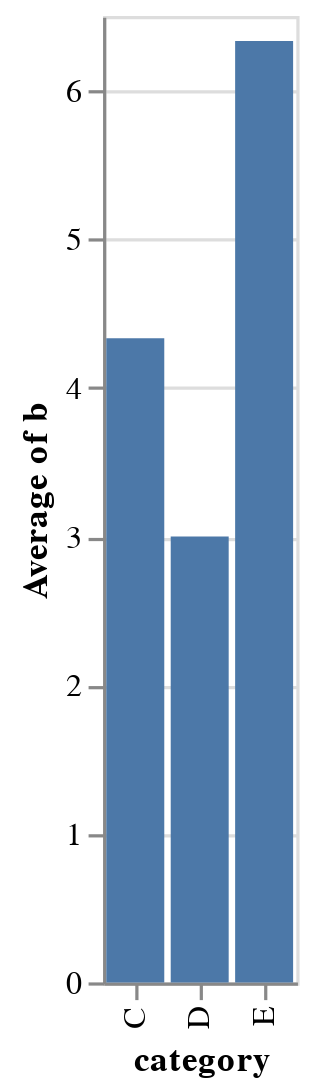

Notebook code for this chart:
### Code cell
chart = chart.mark_bar().encode(
    x=alt.X('a', title='category'),
    y='average(b)'
)
chart

### Figure 1 — Vega-Lite specification as saved in the notebook (floating-point values rounded to 4 significant figures)
{"config": {"view": {"continuousWidth": 400, "continuousHeight": 300}}, "data": {"name": "data-347f1284ea3247c0f55cb966abbdd2d8"}, "mark": "bar", "encoding": {"x": {"field": "a", "title": "category", "type": "nominal"}, "y": {"aggregate": "average", "field": "b", "type": "quantitative"}}, "$schema": "https://vega.github.io/schema/vega-lite/v4.17.0.json", "datasets": {"data-347f1284ea3247c0f55cb966abbdd2d8": [{"a": "C", "b": 2}, {"a": "C", "b": 7}, {"a": "C", "b": 4}, {"a": "D", "b": 1}, {"a": "D", "b": 2}, {"a": "D", "b": 6}, {"a": "E", "b": 8}, {"a": "E", "b": 4}, {"a": "E", "b": 7}]}}
